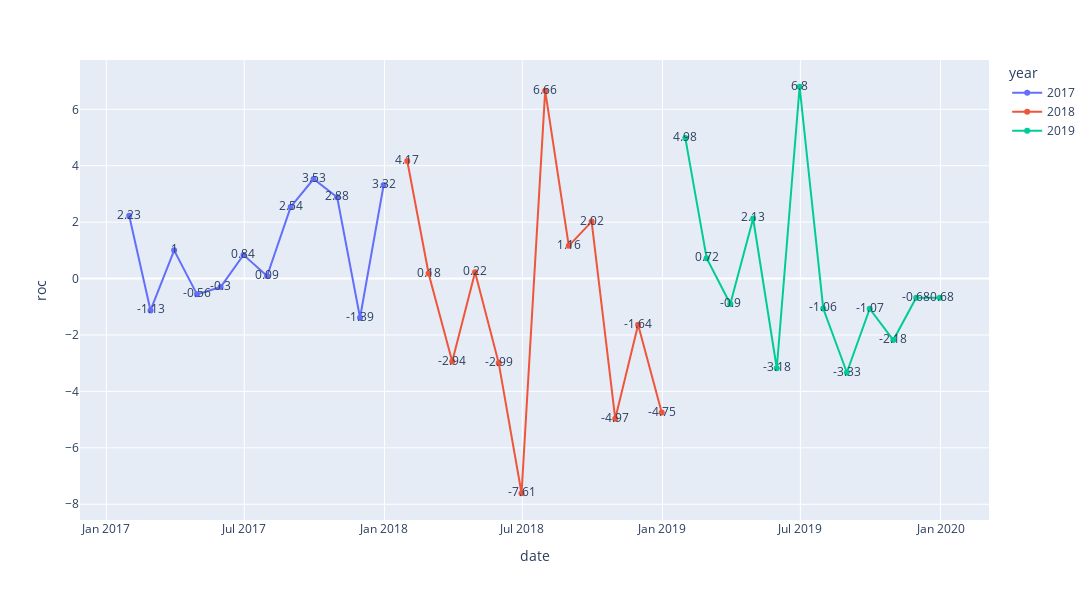
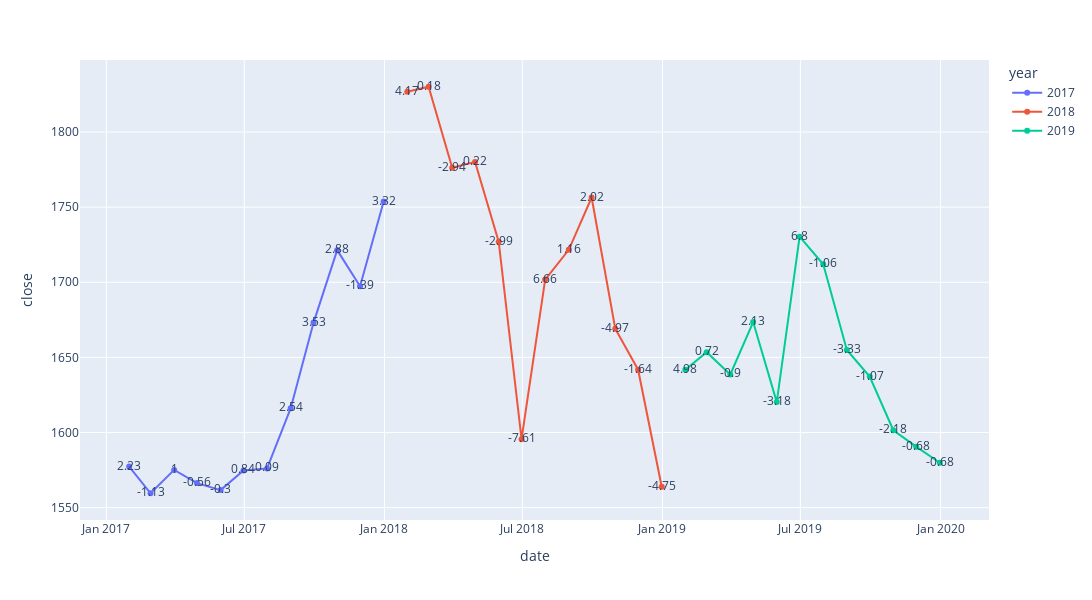

These figures' notebook cell, in order:
### Code cell
import plotly.express as px
import plotly.graph_objects as go
from plotly.subplots import make_subplots

fig = px.line(df, x=df.index, y='roc', color='year',text='roc', width=1200, height=600)
fig.show()

fig = px.line(df, x=df.index, y='close', color='year',text='roc', width=1200, height=600)
fig.show()

### Figure 1 — Plotly figure (JSON) as saved in the notebook; plotly's stock layout.template omitted (floating-point values rounded to 4 significant figures)
{"data": [{"hovertemplate": "year=2017<br>date=%{x}<br>roc=%{text}<extra></extra>", "legendgroup": "2017", "line": {"color": "#636efa", "dash": "solid"}, "marker": {"symbol": "circle"}, "mode": "text+lines+markers", "name": "2017", "orientation": "v", "showlegend": true, "text": [2.23, -1.13, 1, -0.56, -0.3, 0.84, 0.09, 2.54, 3.53, 2.88, -1.39, 3.32], "type": "scatter", "x": ["2017-01-31T00:00:00", "2017-02-28T00:00:00", "2017-03-31T00:00:00", "2017-04-30T00:00:00", "2017-05-31T00:00:00", "2017-06-30T00:00:00", "2017-07-31T00:00:00", "2017-08-31T00:00:00", "2017-09-30T00:00:00", "2017-10-31T00:00:00", "2017-11-30T00:00:00", "2017-12-31T00:00:00"], "xaxis": "x", "y": [2.23, -1.13, 1, -0.56, -0.3, 0.84, 0.09, 2.54, 3.53, 2.88, -1.39, 3.32], "yaxis": "y"}, {"hovertemplate": "year=2018<br>date=%{x}<br>roc=%{text}<extra></extra>", "legendgroup": "2018", "line": {"color": "#EF553B", "dash": "solid"}, "marker": {"symbol": "circle"}, "mode": "text+lines+markers", "name": "2018", "orientation": "v", "showlegend": true, "text": [4.17, 0.18, -2.94, 0.22, -2.99, -7.61, 6.66, 1.16, 2.02, -4.97, -1.64, -4.75], "type": "scatter", "x": ["2018-01-31T00:00:00", "2018-02-28T00:00:00", "2018-03-31T00:00:00", "2018-04-30T00:00:00", "2018-05-31T00:00:00", "2018-06-30T00:00:00", "2018-07-31T00:00:00", "2018-08-31T00:00:00", "2018-09-30T00:00:00", "2018-10-31T00:00:00", "2018-11-30T00:00:00", "2018-12-31T00:00:00"], "xaxis": "x", "y": [4.17, 0.18, -2.94, 0.22, -2.99, -7.61, 6.66, 1.16, 2.02, -4.97, -1.64, -4.75], "yaxis": "y"}, {"hovertemplate": "year=2019<br>date=%{x}<br>roc=%{text}<extra></extra>", "legendgroup": "2019", "line": {"color": "#00cc96", "dash": "solid"}, "marker": {"symbol": "circle"}, "mode": "text+lines+markers", "name": "2019", "orientation": "v", "showlegend": true, "text": [4.98, 0.72, -0.9, 2.13, -3.18, 6.8, -1.06, -3.33, -1.07, -2.18, -0.68, -0.68], "type": "scatter", "x": ["2019-01-31T00:00:00", "2019-02-28T00:00:00", "2019-03-31T00:00:00", "2019-04-30T00:00:00", "2019-05-31T00:00:00", "2019-06-30T00:00:00", "2019-07-31T00:00:00", "2019-08-31T00:00:00", "2019-09-30T00:00:00", "2019-10-31T00:00:00", "2019-11-30T00:00:00", "2019-12-31T00:00:00"], "xaxis": "x", "y": [4.98, 0.72, -0.9, 2.13, -3.18, 6.8, -1.06, -3.33, -1.07, -2.18, -0.68, -0.68], "yaxis": "y"}], "layout": {"height": 600, "legend": {"title": {"text": "year"}, "tracegroupgap": 0}, "margin": {"t": 60}, "width": 1200, "xaxis": {"anchor": "y", "autorange": true, "domain": [0, 1], "range": ["2016-11-27 23:32:34.8323", "2020-03-04 00:27:25.1677"], "title": {"text": "date"}, "type": "date"}, "yaxis": {"anchor": "x", "autorange": true, "domain": [0, 1], "range": [-8.558, 7.748], "title": {"text": "roc"}, "type": "linear"}}}

### Figure 2 — Plotly figure (JSON) as saved in the notebook; plotly's stock layout.template omitted (floating-point values rounded to 4 significant figures)
{"data": [{"hovertemplate": "year=2017<br>date=%{x}<br>close=%{y}<br>roc=%{text}<extra></extra>", "legendgroup": "2017", "line": {"color": "#636efa", "dash": "solid"}, "marker": {"symbol": "circle"}, "mode": "text+lines+markers", "name": "2017", "orientation": "v", "showlegend": true, "text": [2.23, -1.13, 1, -0.56, -0.3, 0.84, 0.09, 2.54, 3.53, 2.88, -1.39, 3.32], "type": "scatter", "x": ["2017-01-31T00:00:00", "2017-02-28T00:00:00", "2017-03-31T00:00:00", "2017-04-30T00:00:00", "2017-05-31T00:00:00", "2017-06-30T00:00:00", "2017-07-31T00:00:00", "2017-08-31T00:00:00", "2017-09-30T00:00:00", "2017-10-31T00:00:00", "2017-11-30T00:00:00", "2017-12-31T00:00:00"], "xaxis": "x", "y": [1577.0, 1560.0, 1575.0, 1566.0, 1562.0, 1575.0, 1576.0, 1616.0, 1673.0, 1721.0, 1697.0, 1754.0], "yaxis": "y"}, {"hovertemplate": "year=2018<br>date=%{x}<br>close=%{y}<br>roc=%{text}<extra></extra>", "legendgroup": "2018", "line": {"color": "#EF553B", "dash": "solid"}, "marker": {"symbol": "circle"}, "mode": "text+lines+markers", "name": "2018", "orientation": "v", "showlegend": true, "text": [4.17, 0.18, -2.94, 0.22, -2.99, -7.61, 6.66, 1.16, 2.02, -4.97, -1.64, -4.75], "type": "scatter", "x": ["2018-01-31T00:00:00", "2018-02-28T00:00:00", "2018-03-31T00:00:00", "2018-04-30T00:00:00", "2018-05-31T00:00:00", "2018-06-30T00:00:00", "2018-07-31T00:00:00", "2018-08-31T00:00:00", "2018-09-30T00:00:00", "2018-10-31T00:00:00", "2018-11-30T00:00:00", "2018-12-31T00:00:00"], "xaxis": "x", "y": [1827.0, 1830.0, 1776.0, 1780.0, 1727.0, 1596.0, 1702.0, 1722.0, 1756.0, 1669.0, 1642.0, 1564.0], "yaxis": "y"}, {"hovertemplate": "year=2019<br>date=%{x}<br>close=%{y}<br>roc=%{text}<extra></extra>", "legendgroup": "2019", "line": {"color": "#00cc96", "dash": "solid"}, "marker": {"symbol": "circle"}, "mode": "text+lines+markers", "name": "2019", "orientation": "v", "showlegend": true, "text": [4.98, 0.72, -0.9, 2.13, -3.18, 6.8, -1.06, -3.33, -1.07, -2.18, -0.68, -0.68], "type": "scatter", "x": ["2019-01-31T00:00:00", "2019-02-28T00:00:00", "2019-03-31T00:00:00", "2019-04-30T00:00:00", "2019-05-31T00:00:00", "2019-06-30T00:00:00", "2019-07-31T00:00:00", "2019-08-31T00:00:00", "2019-09-30T00:00:00", "2019-10-31T00:00:00", "2019-11-30T00:00:00", "2019-12-31T00:00:00"], "xaxis": "x", "y": [1642.0, 1653.0, 1639.0, 1674.0, 1620.0, 1730.0, 1712.0, 1655.0, 1637.0, 1601.0, 1591.0, 1580.0], "yaxis": "y"}], "layout": {"height": 600, "legend": {"title": {"text": "year"}, "tracegroupgap": 0}, "margin": {"t": 60}, "width": 1200, "xaxis": {"anchor": "y", "autorange": true, "domain": [0, 1], "range": ["2016-11-27 23:32:34.8323", "2020-03-04 00:27:25.1677"], "title": {"text": "date"}, "type": "date"}, "yaxis": {"anchor": "x", "autorange": true, "domain": [0, 1], "range": [1542.0, 1848.0], "title": {"text": "close"}, "type": "linear"}}}
